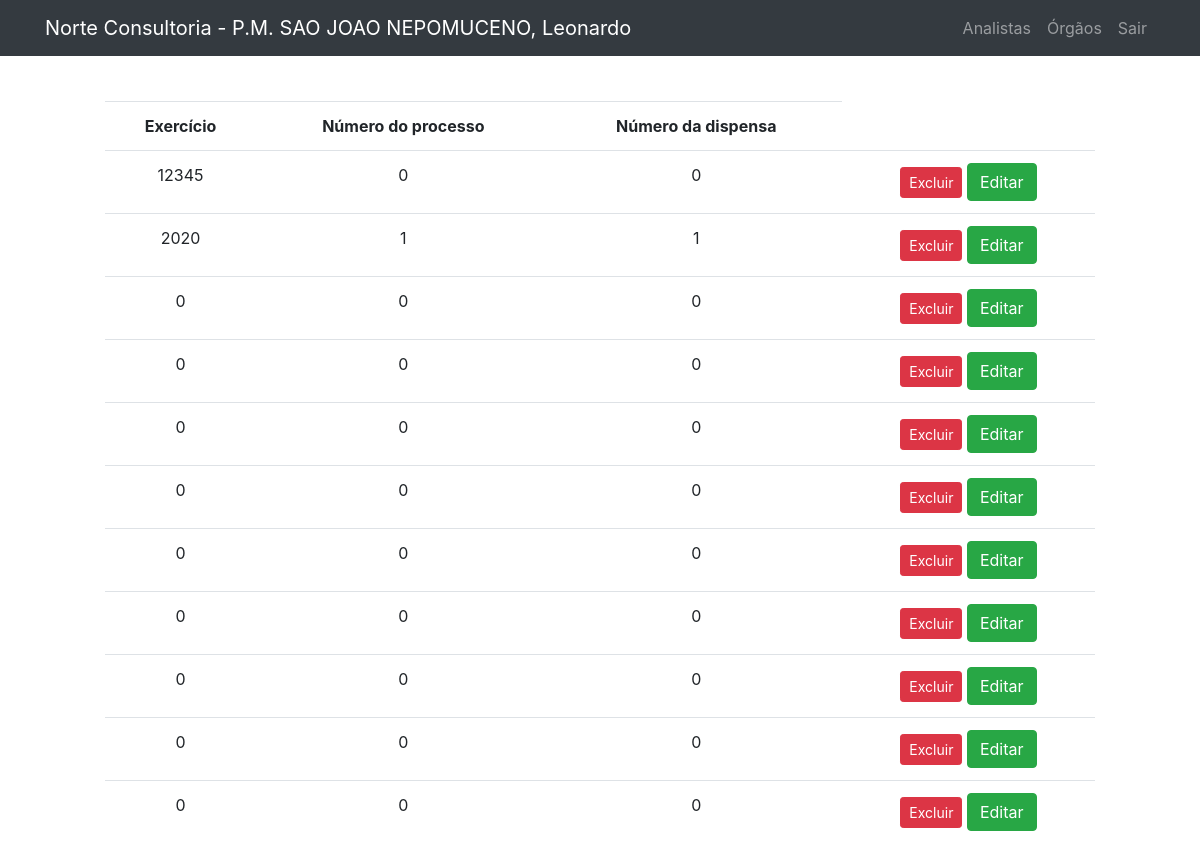
Page /public/dispensa/listDispensaSearching.php (signed in) on the earlier database version.
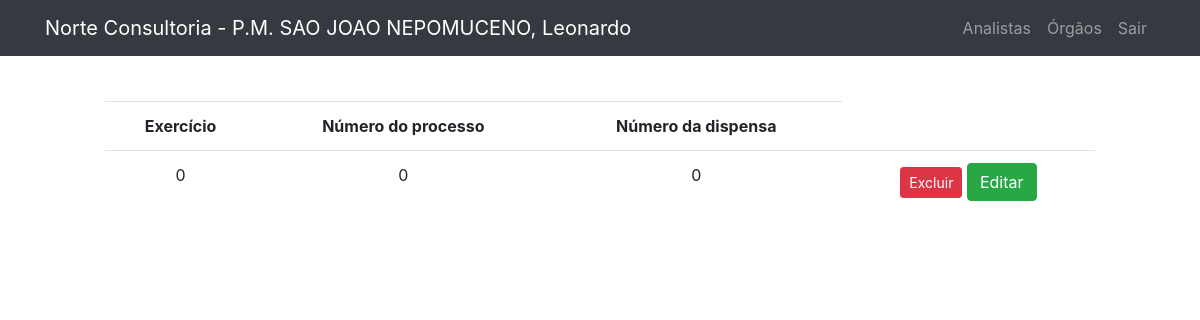
Same page on the later database version.
### tables this page shows
CREATE TABLE `dispensa` (
  `id_dispensa` int(11) NOT NULL,
  `exercicio` int(11) DEFAULT NULL,
  `num_processo` int(11) DEFAULT NULL,
  `num_dispensa` int(11) DEFAULT NULL,
  `inciso` varchar(200) DEFAULT NULL,
  `objeto` varchar(3000) DEFAULT NULL,
  `categoria` varchar(200) DEFAULT NULL,
  `data_inicio` date DEFAULT NULL,
  `data_ratificacao` date DEFAULT NULL,
  `data_portaria_comissao` date DEFAULT NULL,
  `data_solicitacao_compras_servicos` date DEFAULT NULL,
  `data_preco_estimativo` date DEFAULT NULL,
  `data_autorizacao_abertura` date DEFAULT NULL,
  `data_autuacao` date DEFAULT NULL,
  `especificacao_objeto` varchar(3000) DEFAULT NULL,
  `enquadramento` varchar(3000) DEFAULT NULL,
  `minuta_contrato` varchar(3000) DEFAULT NULL,
  `data_proposta_favorecido` date DEFAULT NULL,
  `documento_habilitacao` varchar(3000) DEFAULT NULL,
  `data_ata` date DEFAULT NULL,
  `data_parecer_juridico` date DEFAULT NULL,
  `data_contrato_firmado` date DEFAULT NULL,
  `data_publicacao` date DEFAULT NULL,
  `copia_empenho_compras_legais` varchar(3000) DEFAULT NULL,
  `valor_total` float DEFAULT NULL,
  `observacoes` varchar(3000) DEFAULT NULL,
  `data_lancamento` datetime DEFAULT NULL,
  `orgao` varchar(200) DEFAULT NULL,
  `codigo_processo` varchar(100) DEFAULT NULL,
  `tipo_processo` varchar(100) NOT NULL
);

### public/dispensa/listDispensaSearching.php (the view, shortened to what this page needs)
<?php include("../Template/header.php") ?>
<?php
$usuarios = filter_input(INPUT_POST, 'palavra', FILTER_SANITIZE_STRING);
?>
<?php
    include("../../data/connection.php");
    $sql = "SELECT * FROM dispensa WHERE num_dispensa LIKE '%$usuarios%' ";
    $dadosDispensa = $connection -> query($sql);
    if($dadosDispensa -> num_rows > 0)
    {
    ?>
    <div class="form">
        <div style="margin-left: 100px; margin-right: 100px;">
        <br>
            <br>
            <table class="table" style="text-align: center;">
                <tr>
                    <th>Exercício</th>
                    <th>Número do processo</th>
                    <th>Número da dispensa</th>
                </tr>
                <?php
                    while($exibir = $dadosDispensa -> fetch_assoc())
                    {
                    ?>
                        <tr>
                        <td><?php echo $exibir["exercicio"] ?></td>
                        <td><?php echo $exibir["num_processo"] ?></td>
                        <td><?php echo $exibir["num_dispensa"] ?></td>
                            <td>
                                <button type="submit" class="btn btn-danger btn-sm" formmethod="post">
                                    <a href="deleteDispensa.php?id=<?php echo $exibir ["id_dispensa"] ?>" style="text-decoration: none; color: white"> Excluir </a>
                                </button>
                                <button type="submit" class="btn btn-success" formmethod="post">
                                <a href="editDispensa.php?id=<?php echo $exibir["id_dispensa"] ?>" style="text-decoration: none; color: white">Editar</a>
                                </button>
                            </td>
                        </tr>
                    <?php
                        }
                    ?>
            </table>
        </div>
    </div>
    <?php
    }
    else
    {
        echo "Nenhum registro encontrado.";
    }
    ?>

Differences in the rows shown:
removed dispensa: exercicio "12345", num_processo "0", num_dispensa "0"
removed dispensa: exercicio "2020", num_processo "1", num_dispensa "1"
removed dispensa: exercicio "0", num_processo "0", num_dispensa "0"
removed dispensa: exercicio "0", num_processo "0", num_dispensa "0"
removed dispensa: exercicio "0", num_processo "0", num_dispensa "0"
removed dispensa: exercicio "0", num_processo "0", num_dispensa "0"
removed dispensa: exercicio "0", num_processo "0", num_dispensa "0"
removed dispensa: exercicio "0", num_processo "0", num_dispensa "0"
removed dispensa: exercicio "0", num_processo "0", num_dispensa "0"
removed dispensa: exercicio "0", num_processo "0", num_dispensa "0"
